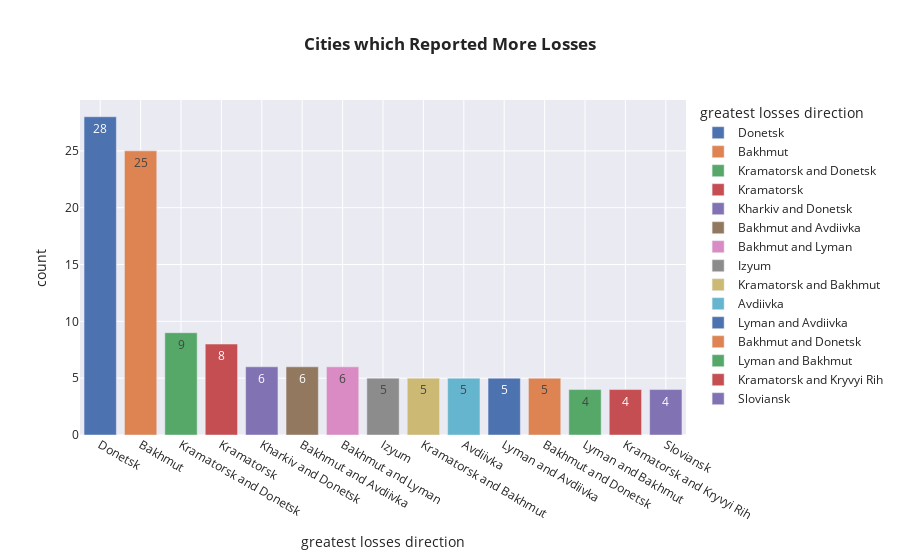

Here is the notebook cell this chart was saved with:
### Code cell
px.bar(russia_equip.groupby(['greatest losses direction'],as_index=False)[['tank']].count().sort_values(by='tank',ascending=False).reset_index(drop=True).head(15),x='greatest losses direction',y='tank',color='greatest losses direction',text='tank',template='seaborn',labels={'tank':'count'},title='<b>Cities which Reported More Losses ')

### Figure 1 — Plotly figure (JSON) as saved in the notebook; plotly's stock layout.template omitted (floating-point values rounded to 4 significant figures)
{"data": [{"alignmentgroup": "True", "hovertemplate": "greatest losses direction=%{x}<br>count=%{text}<extra></extra>", "legendgroup": "Donetsk", "marker": {"color": "rgb(76,114,176)", "pattern": {"shape": ""}}, "name": "Donetsk", "offsetgroup": "Donetsk", "orientation": "v", "showlegend": true, "text": [28], "textposition": "auto", "type": "bar", "x": ["Donetsk"], "xaxis": "x", "y": [28], "yaxis": "y"}, {"alignmentgroup": "True", "hovertemplate": "greatest losses direction=%{x}<br>count=%{text}<extra></extra>", "legendgroup": "Bakhmut", "marker": {"color": "rgb(221,132,82)", "pattern": {"shape": ""}}, "name": "Bakhmut", "offsetgroup": "Bakhmut", "orientation": "v", "showlegend": true, "text": [25], "textposition": "auto", "type": "bar", "x": ["Bakhmut"], "xaxis": "x", "y": [25], "yaxis": "y"}, {"alignmentgroup": "True", "hovertemplate": "greatest losses direction=%{x}<br>count=%{text}<extra></extra>", "legendgroup": "Kramatorsk and Donetsk", "marker": {"color": "rgb(85,168,104)", "pattern": {"shape": ""}}, "name": "Kramatorsk and Donetsk", "offsetgroup": "Kramatorsk and Donetsk", "orientation": "v", "showlegend": true, "text": [9], "textposition": "auto", "type": "bar", "x": ["Kramatorsk and Donetsk"], "xaxis": "x", "y": [9], "yaxis": "y"}, {"alignmentgroup": "True", "hovertemplate": "greatest losses direction=%{x}<br>count=%{text}<extra></extra>", "legendgroup": "Kramatorsk", "marker": {"color": "rgb(196,78,82)", "pattern": {"shape": ""}}, "name": "Kramatorsk", "offsetgroup": "Kramatorsk", "orientation": "v", "showlegend": true, "text": [8], "textposition": "auto", "type": "bar", "x": ["Kramatorsk"], "xaxis": "x", "y": [8], "yaxis": "y"}, {"alignmentgroup": "True", "hovertemplate": "greatest losses direction=%{x}<br>count=%{text}<extra></extra>", "legendgroup": "Kharkiv and Donetsk", "marker": {"color": "rgb(129,114,179)", "pattern": {"shape": ""}}, "name": "Kharkiv and Donetsk", "offsetgroup": "Kharkiv and Donetsk", "orientation": "v", "showlegend": true, "text": [6], "textposition": "auto", "type": "bar", "x": ["Kharkiv and Donetsk"], "xaxis": "x", "y": [6], "yaxis": "y"}, {"alignmentgroup": "True", "hovertemplate": "greatest losses direction=%{x}<br>count=%{text}<extra></extra>", "legendgroup": "Bakhmut and Avdiivka", "marker": {"color": "rgb(147,120,96)", "pattern": {"shape": ""}}, "name": "Bakhmut and Avdiivka", "offsetgroup": "Bakhmut and Avdiivka", "orientation": "v", "showlegend": true, "text": [6], "textposition": "auto", "type": "bar", "x": ["Bakhmut and Avdiivka"], "xaxis": "x", "y": [6], "yaxis": "y"}, {"alignmentgroup": "True", "hovertemplate": "greatest losses direction=%{x}<br>count=%{text}<extra></extra>", "legendgroup": "Bakhmut and Lyman", "marker": {"color": "rgb(218,139,195)", "pattern": {"shape": ""}}, "name": "Bakhmut and Lyman", "offsetgroup": "Bakhmut and Lyman", "orientation": "v", "showlegend": true, "text": [6], "textposition": "auto", "type": "bar", "x": ["Bakhmut and Lyman"], "xaxis": "x", "y": [6], "yaxis": "y"}, {"alignmentgroup": "True", "hovertemplate": "greatest losses direction=%{x}<br>count=%{text}<extra></extra>", "legendgroup": "Izyum", "marker": {"color": "rgb(140,140,140)", "pattern": {"shape": ""}}, "name": "Izyum", "offsetgroup": "Izyum", "orientation": "v", "showlegend": true, "text": [5], "textposition": "auto", "type": "bar", "x": ["Izyum"], "xaxis": "x", "y": [5], "yaxis": "y"}, {"alignmentgroup": "True", "hovertemplate": "greatest losses direction=%{x}<br>count=%{text}<extra></extra>", "legendgroup": "Kramatorsk and Bakhmut", "marker": {"color": "rgb(204,185,116)", "pattern": {"shape": ""}}, "name": "Kramatorsk and Bakhmut", "offsetgroup": "Kramatorsk and Bakhmut", "orientation": "v", "showlegend": true, "text": [5], "textposition": "auto", "type": "bar", "x": ["Kramatorsk and Bakhmut"], "xaxis": "x", "y": [5], "yaxis": "y"}, {"alignmentgroup": "True", "hovertemplate": "greatest losses direction=%{x}<br>count=%{text}<extra></extra>", "legendgroup": "Avdiivka", "marker": {"color": "rgb(100,181,205)", "pattern": {"shape": ""}}, "name": "Avdiivka", "offsetgroup": "Avdiivka", "orientation": "v", "showlegend": true, "text": [5], "textposition": "auto", "type": "bar", "x": ["Avdiivka"], "xaxis": "x", "y": [5], "yaxis": "y"}, {"alignmentgroup": "True", "hovertemplate": "greatest losses direction=%{x}<br>count=%{text}<extra></extra>", "legendgroup": "Lyman and Avdiivka", "marker": {"color": "rgb(76,114,176)", "pattern": {"shape": ""}}, "name": "Lyman and Avdiivka", "offsetgroup": "Lyman and Avdiivka", "orientation": "v", "showlegend": true, "text": [5], "textposition": "auto", "type": "bar", "x": ["Lyman and Avdiivka"], "xaxis": "x", "y": [5], "yaxis": "y"}, {"alignmentgroup": "True", "hovertemplate": "greatest losses direction=%{x}<br>count=%{text}<extra></extra>", "legendgroup": "Bakhmut and Donetsk", "marker": {"color": "rgb(221,132,82)", "pattern": {"shape": ""}}, "name": "Bakhmut and Donetsk", "offsetgroup": "Bakhmut and Donetsk", "orientation": "v", "showlegend": true, "text": [5], "textposition": "auto", "type": "bar", "x": ["Bakhmut and Donetsk"], "xaxis": "x", "y": [5], "yaxis": "y"}, {"alignmentgroup": "True", "hovertemplate": "greatest losses direction=%{x}<br>count=%{text}<extra></extra>", "legendgroup": "Lyman and Bakhmut", "marker": {"color": "rgb(85,168,104)", "pattern": {"shape": ""}}, "name": "Lyman and Bakhmut", "offsetgroup": "Lyman and Bakhmut", "orientation": "v", "showlegend": true, "text": [4], "textposition": "auto", "type": "bar", "x": ["Lyman and Bakhmut"], "xaxis": "x", "y": [4], "yaxis": "y"}, {"alignmentgroup": "True", "hovertemplate": "greatest losses direction=%{x}<br>count=%{text}<extra></extra>", "legendgroup": "Kramatorsk and Kryvyi Rih", "marker": {"color": "rgb(196,78,82)", "pattern": {"shape": ""}}, "name": "Kramatorsk and Kryvyi Rih", "offsetgroup": "Kramatorsk and Kryvyi Rih", "orientation": "v", "showlegend": true, "text": [4], "textposition": "auto", "type": "bar", "x": ["Kramatorsk and Kryvyi Rih"], "xaxis": "x", "y": [4], "yaxis": "y"}, {"alignmentgroup": "True", "hovertemplate": "greatest losses direction=%{x}<br>count=%{text}<extra></extra>", "legendgroup": "Sloviansk", "marker": {"color": "rgb(129,114,179)", "pattern": {"shape": ""}}, "name": "Sloviansk", "offsetgroup": "Sloviansk", "orientation": "v", "showlegend": true, "text": [4], "textposition": "auto", "type": "bar", "x": ["Sloviansk"], "xaxis": "x", "y": [4], "yaxis": "y"}], "layout": {"barmode": "relative", "legend": {"title": {"text": "greatest losses direction"}, "tracegroupgap": 0}, "title": {"text": "<b>Cities which Reported More Losses "}, "xaxis": {"anchor": "y", "categoryarray": ["Donetsk", "Bakhmut", "Kramatorsk and Donetsk", "Kramatorsk", "Kharkiv and Donetsk", "Bakhmut and Avdiivka", "Bakhmut and Lyman", "Izyum", "Kramatorsk and Bakhmut", "Avdiivka", "Lyman and Avdiivka", "Bakhmut and Donetsk", "Lyman and Bakhmut", "Kramatorsk and Kryvyi Rih", "Sloviansk"], "categoryorder": "array", "domain": [0, 1], "title": {"text": "greatest losses direction"}}, "yaxis": {"anchor": "x", "domain": [0, 1], "title": {"text": "count"}}}}
